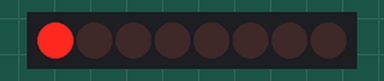
The program below on a simulated Raspberry Pi Pico running CircuitPython. On the bench: 8 shift-register outputs drawn as a row of LEDs (first output left, lit = HIGH). What the program prints to the serial console is not drawn.

Above: at 0.05 s.
At 0.35 s:
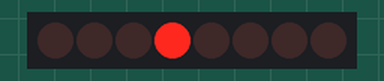
At 0.75 s:
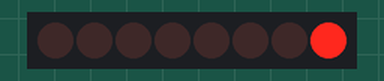
At 1.45 s:
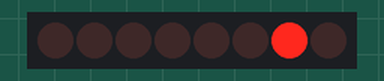
At 2.16 s:
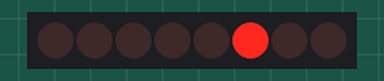
At 2.86 s:
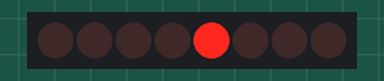
Timing chart, 0 to 3.2 s (numbered marks = the images above):
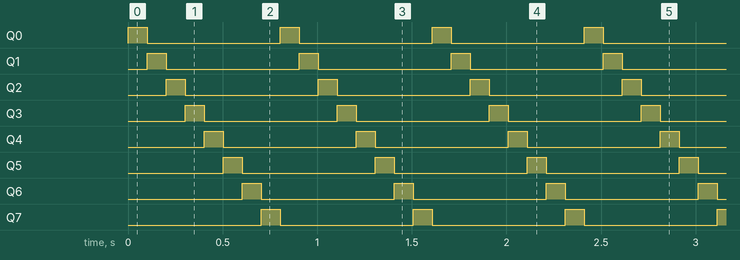

The program:

scrolling_light.py
```python
#!/usr/bin/env -S uv run
"""scrolling_light.py

Control 8 LEDs using a 74HC595 Shift Register
"""

# Uses (1) 74HC595 Shift Register
# Uses (1) LTA-1000G 10-LED strip
# Uses (8) 220 Ω resistors

import os

os.environ.setdefault("BLINKA_U2IF", "1")

import time

import board
import digitalio

# Define GPIO pins
data_pin = digitalio.DigitalInOut(board.GP20)  # SER/DS pin
latch_pin = digitalio.DigitalInOut(board.GP21)  # RCLK pin
clock_pin = digitalio.DigitalInOut(board.GP22)  # SRCLK pin

# Set pins as outputs
data_pin.direction = digitalio.Direction.OUTPUT
latch_pin.direction = digitalio.Direction.OUTPUT
clock_pin.direction = digitalio.Direction.OUTPUT

# Initialize pins low
data_pin.value = False
clock_pin.value = False
latch_pin.value = False


def shift_out(data_byte):
    """Shift out 8 bits to the 74HC595, MSB first"""
    for i in range(7, -1, -1):
        # Set data pin to current bit value
        data_pin.value = (data_byte >> i) & 1
        # Pulse clock to shift bit into register
        clock_pin.value = True
        clock_pin.value = False


def latch_data():
    """Transfer shift register contents to output latches"""
    latch_pin.value = True
    latch_pin.value = False


def main():
    print("Press Ctrl-C to exit...")
    try:
        while True:
            for i in range(8):
                # Shift the pattern into the register
                shift_out(1 << i)
                # Latch the data to outputs (this updates the LEDs)
                latch_data()
                time.sleep(0.1)

    except KeyboardInterrupt:
        # Clean up: turn off all LEDs before exiting
        shift_out(0b00000000)
        latch_data()
        print("All LEDs now OFF, program exiting...")


if __name__ == "__main__":
    main()
```

Measured:
- by itself, Q0–7: alternates HIGH for 0.10 s and LOW for 0.70 s
- by itself, everything shown: repeats every 0.80 s, in 8 steps
